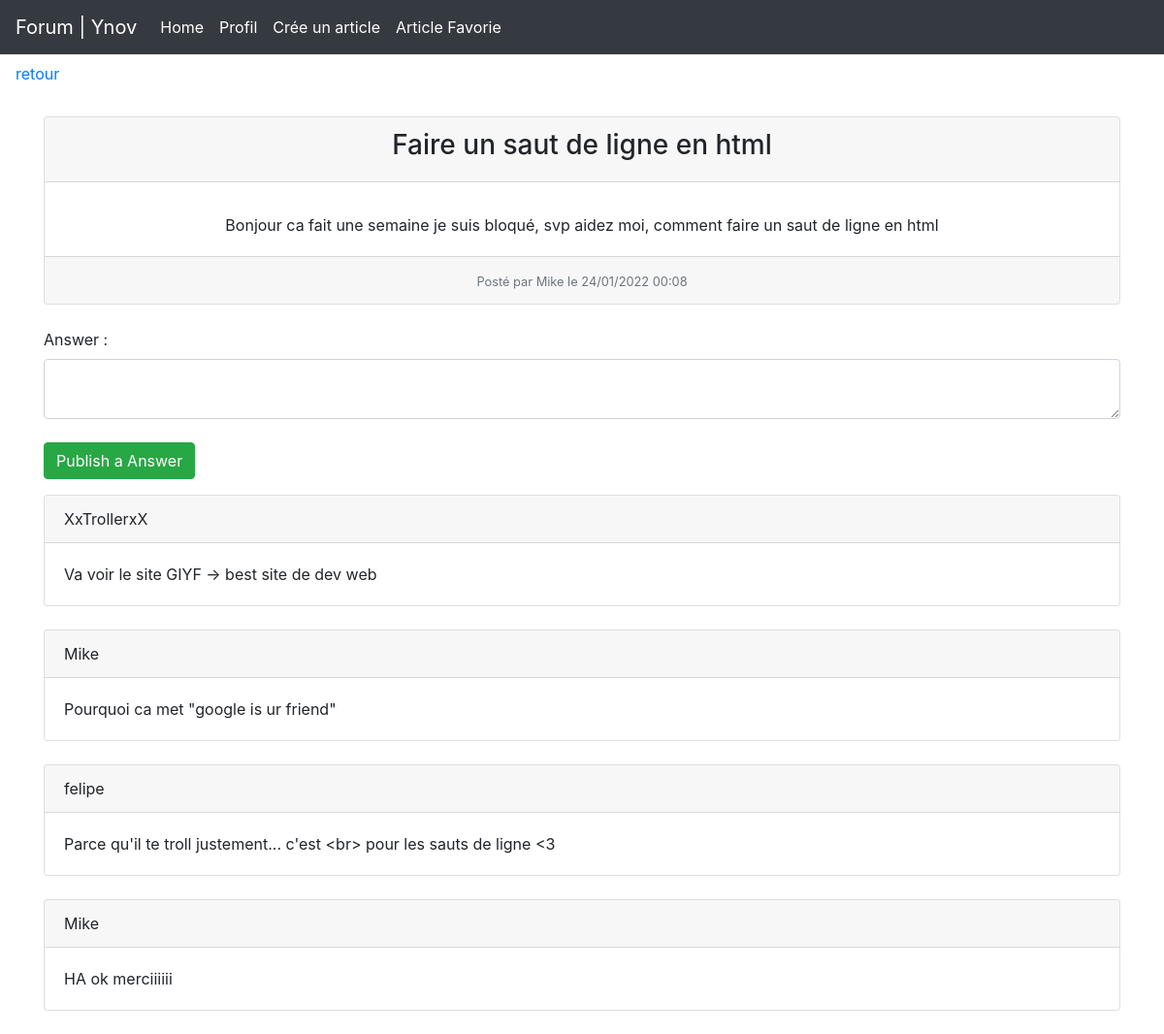
The app's page /voir_article.php?id=44 (signed in) with its own data.
### tables this page shows
CREATE TABLE `articles` (
  `id` int(11) NOT NULL,
  `titre` text NOT NULL,
  `description` text NOT NULL,
  `contenu` text NOT NULL,
  `id_auteur` int(11) NOT NULL,
  `pseudo_auteur` varchar(255) NOT NULL,
  `date_publication` text NOT NULL
);

CREATE TABLE `answer` (
  `answer_ID` int(11) NOT NULL,
  `users_ID` int(11) NOT NULL,
  `answer_username` varchar(255) NOT NULL,
  `articles_ID` int(11) NOT NULL,
  `answer_content` text NOT NULL
);

### system/get_single_article.php (called while the page is built, shortened)
<?php
include_once('db\connexionDB.php');
    if(isset($_GET['id']) AND !empty($_GET['id'])){
        $getId = $_GET['id'];
        $checkArticles = $BDD->prepare('SELECT * FROM articles WHERE id = ?');
        $checkArticles->execute(array($getId));
        if ($checkArticles->rowCount() > 0 ) {
            $Infos = $checkArticles->fetch();
            $titre = $Infos['titre'];
            $content = $Infos['contenu'];
            $users = $Infos['pseudo_auteur'];
            $date = $Infos['date_publication'];
        } else {
            $errorMsg = "<script>alert('No article found...')</script>";
        }
    } else {
        $errorMsg = "<script>alert('No article found...')</script>";
    }
?>

### system/show_content_answer.php (called while the page is built)
<?php
include_once('db\connexionDB.php');
    $getAnswers = $BDD->prepare('SELECT answer_ID, users_ID, answer_username, articles_ID, answer_content FROM answer WHERE articles_ID = ? ORDER BY answer_ID ASC');
    $getAnswers->execute(array($getId));
?>

### voir_article.php (the view, shortened to what this page needs)
<?php
include_once('db\connexionDB.php');
require_once 'inc\navbar_profil.php';
require_once 'system\get_single_article.php';
require_once 'system\get_answer.php';
require_once 'system\show_content_answer.php';
?>
<body>
<a class="nav-link active " href="index.php">retour </a>
<div class="container">
        <?php
            if (isset($date)) {
                ?>
                <br>
                <div class="card text-center">
                    <div class="card-header">
                        <h3><?= $titre;?></h3>
                    </div>
                    <div class="card-body">
                        <p class="card-text"><?= $content;?></p>
                    </div>
                    <div class="card-footer text-muted">
                    <small>Posté par <?= $users;?> le <?= $date;?></small>
                    </div>
                </div>
                <br>
                <section class="show-answers">
                    <form class="form-group" method="POST">
                        <div class="mb-3">
                            <label for="exampleInputEmail1" class="form-label">Answer : </label>
                            <textarea name="answer" class="form-control"></textarea>
                            <br>
                            <button class="btn btn-success" type="submit" name="validate">Publish a Answer</button>
                        </div>
                    </form>
                    <?php
                        while($response = $getAnswers->fetch()){
                            ?>
                                <div class="card">
                                    <div class="card-header">
                                    <a><?= $response['answer_username'];?></a>
                                    </div>
                                    <div class="card-body">
                                        <?= $response['answer_content']; ?>
                                    </div>
                                </div>
                                <br>
                            <?php
                        }
                    ?>
                </section>
                <?php
            }
        ?>
    </div>
</body>

### inc/navbar_profil.php (shortened to what this page needs)
<!DOCTYPE html>
<html>
<head>
    <link rel="stylesheet" href="https://maxcdn.bootstrapcdn.com/bootstrap/4.0.0/css/bootstrap.min.css">
    <link rel="stylesheet" href="https://use.fontawesome.com/releases/v5.8.2/css/all.css">
  </head>
<body>
<nav class="navbar  navbar-expand-lg navbar-dark bg-dark">
  <a class="navbar-brand" href="index.php">Forum | Ynov</a>
        <div class="collapse navbar-collapse" id="navbarSupportedContent">
            <ul class="navbar-nav mr-auto">
            <li class="nav-item active">
                <a class="nav-link" href="index.php">Home <span class="sr-only"></span></a>
            </li>
            <?php
                if(isset($_SESSION['ID_users'])){
            ?>
                <li class="nav-item active" >
                    <a class="nav-link" href="" data-toggle="modal" data-target="#exampleModal">Profil<span class="sr-only"></span></a>
                </li>
            <li class="nav-item active">
                <a class="nav-link" href="article.php">Crée un article <span class="sr-only"></span></a>
            </li>
            <li class=" nav-item active ">
                <a class="nav-link" href="#">Article Favorie<span class="sr-only"></span></a>
            </li>
            <?php
                }
            ?>
            </ul>
        </div>
</nav>
</body>
</html>

### records on screen
articles: titre "Faire un saut de ligne en html", contenu "Bonjour ca fait une semaine je suis bloqué, svp aidez moi, comment faire un saut de ligne en html", pseudo_auteur "Mike", date_publication "24/01/2022 00:08"
answer: answer_username "XxTrollerxX", answer_content "Va voir le site GIYF -> best site de dev web"
answer: answer_username "Mike", answer_content "Pourquoi ca met \"google is ur friend\""
answer: answer_username "felipe", answer_content "Parce qu'il te troll justement... c'est <br> pour les sauts de ligne <3"
answer: answer_username "Mike", answer_content "HA ok merciiiiii"
